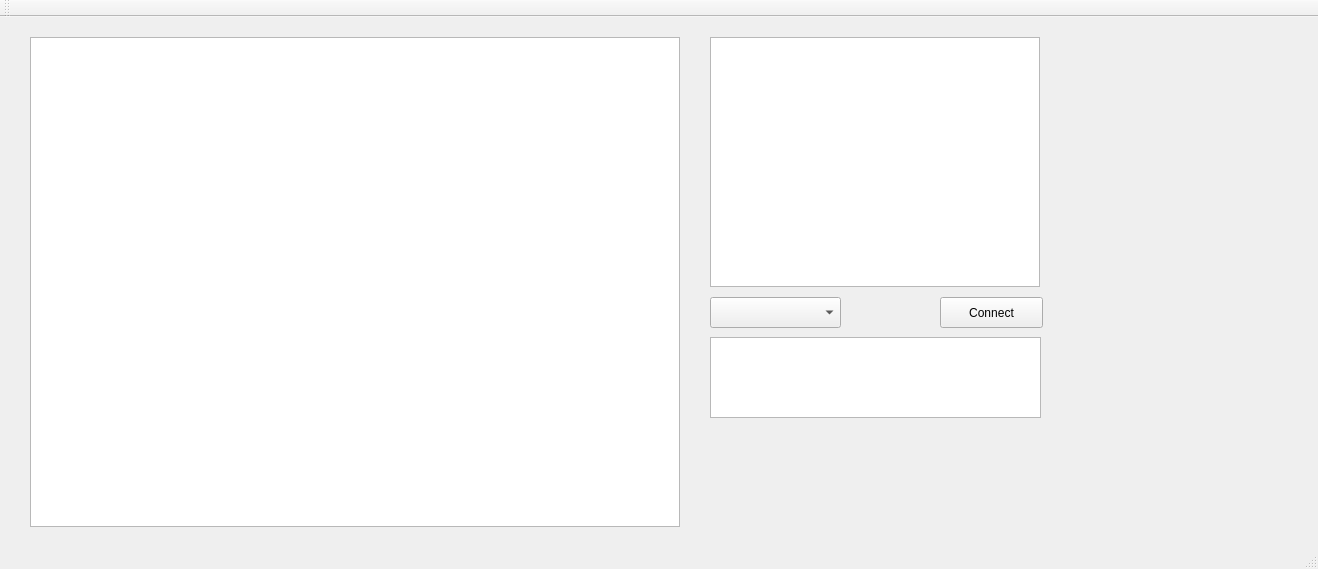
<?xml version="1.0" encoding="UTF-8"?>
<ui version="4.0">
 <class>MainWindow</class>
 <widget class="QMainWindow" name="MainWindow">
  <property name="geometry">
   <rect>
    <x>0</x>
    <y>0</y>
    <width>1318</width>
    <height>569</height>
   </rect>
  </property>
  <property name="windowTitle">
   <string>MainWindow</string>
  </property>
  <widget class="QWidget" name="centralWidget">
   <widget class="QGraphicsView" name="mainImage">
    <property name="geometry">
     <rect>
      <x>30</x>
      <y>20</y>
      <width>650</width>
      <height>490</height>
     </rect>
    </property>
    <property name="minimumSize">
     <size>
      <width>650</width>
      <height>490</height>
     </size>
    </property>
   </widget>
   <widget class="QGraphicsView" name="secondaryImage">
    <property name="geometry">
     <rect>
      <x>710</x>
      <y>20</y>
      <width>330</width>
      <height>250</height>
     </rect>
    </property>
    <property name="minimumSize">
     <size>
      <width>330</width>
      <height>250</height>
     </size>
    </property>
   </widget>
   <widget class="QComboBox" name="comboBox">
    <property name="geometry">
     <rect>
      <x>710</x>
      <y>280</y>
      <width>131</width>
      <height>31</height>
     </rect>
    </property>
   </widget>
   <widget class="QPushButton" name="connectToArduinoButton">
    <property name="geometry">
     <rect>
      <x>940</x>
      <y>280</y>
      <width>103</width>
      <height>31</height>
     </rect>
    </property>
    <property name="text">
     <string>Connect</string>
    </property>
   </widget>
   <widget class="QPlainTextEdit" name="serialMonitorPlainEdit">
    <property name="geometry">
     <rect>
      <x>710</x>
      <y>320</y>
      <width>331</width>
      <height>81</height>
     </rect>
    </property>
   </widget>
  </widget>
  <widget class="QMenuBar" name="menuBar">
   <property name="geometry">
    <rect>
     <x>0</x>
     <y>0</y>
     <width>1318</width>
     <height>29</height>
    </rect>
   </property>
  </widget>
  <widget class="QToolBar" name="mainToolBar">
   <attribute name="toolBarArea">
    <enum>TopToolBarArea</enum>
   </attribute>
   <attribute name="toolBarBreak">
    <bool>false</bool>
   </attribute>
  </widget>
  <widget class="QStatusBar" name="statusBar"/>
 </widget>
 <layoutdefault spacing="6" margin="11"/>
 <resources/>
 <connections/>
</ui>
